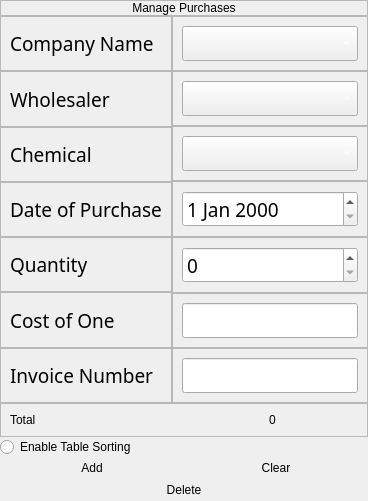
                  <widget class="QFrame" name="frame_38">
                   <property name="sizePolicy">
                    <sizepolicy hsizetype="Fixed" vsizetype="Expanding">
                     <horstretch>0</horstretch>
                     <verstretch>0</verstretch>
                    </sizepolicy>
                   </property>
                   <property name="frameShape">
                    <enum>QFrame::NoFrame</enum>
                   </property>
                   <property name="frameShadow">
                    <enum>QFrame::Plain</enum>
                   </property>
                   <layout class="QVBoxLayout" name="verticalLayout_39">
                    <property name="spacing">
                     <number>0</number>
                    </property>
                    <property name="leftMargin">
                     <number>0</number>
                    </property>
                    <property name="topMargin">
                     <number>0</number>
                    </property>
                    <property name="rightMargin">
                     <number>0</number>
                    </property>
                    <property name="bottomMargin">
                     <number>0</number>
                    </property>
                    <item>
                     <widget class="QFrame" name="frame_39">
                      <property name="sizePolicy">
                       <sizepolicy hsizetype="Preferred" vsizetype="Fixed">
                        <horstretch>0</horstretch>
                        <verstretch>0</verstretch>
                       </sizepolicy>
                      </property>
                      <property name="frameShape">
                       <enum>QFrame::StyledPanel</enum>
                      </property>
                      <property name="frameShadow">
                       <enum>QFrame::Raised</enum>
                      </property>
                      <layout class="QVBoxLayout" name="verticalLayout_18">
                       <property name="spacing">
                        <number>0</number>
                       </property>
                       <property name="leftMargin">
                        <number>0</number>
                       </property>
                       <property name="topMargin">
                        <number>0</number>
                       </property>
                       <property name="rightMargin">
                        <number>0</number>
                       </property>
                       <property name="bottomMargin">
                        <number>0</number>
                       </property>
                       <item alignment="Qt::AlignTop">
                        <widget class="QLabel" name="label_17">
                         <property name="styleSheet">
                          <string notr="true">font: 16pt &quot;Century Gothic&quot;;</string>
                         </property>
                         <property name="text">
                          <string>Manage Purchases</string>
                         </property>
                         <property name="alignment">
                          <set>Qt::AlignCenter</set>
                         </property>
                        </widget>
                       </item>
                      </layout>
                     </widget>
                    </item>
                    <item>
                     <widget class="QFrame" name="frame_40">
                      <property name="sizePolicy">
                       <sizepolicy hsizetype="Fixed" vsizetype="Fixed">
                        <horstretch>0</horstretch>
                        <verstretch>0</verstretch>
                       </sizepolicy>
                      </property>
                      <property name="font">
                       <font>
                        <family>Century Gothic</family>
                        <pointsize>14</pointsize>
                       </font>
                      </property>
                      <property name="autoFillBackground">
                       <bool>false</bool>
                      </property>
                      <property name="frameShape">
                       <enum>QFrame::NoFrame</enum>
                      </property>
                      <property name="frameShadow">
                       <enum>QFrame::Plain</enum>
                      </property>
                      <layout class="QHBoxLayout" name="horizontalLayout_8" stretch="0,0">
                       <property name="spacing">
                        <number>0</number>
                       </property>
                       <property name="sizeConstraint">
                        <enum>QLayout::SetDefaultConstraint</enum>
                       </property>
                       <property name="leftMargin">
                        <number>0</number>
                       </property>
                       <property name="topMargin">
                        <number>0</number>
                       </property>
                       <property name="rightMargin">
                        <number>0</number>
                       </property>
                       <property name="bottomMargin">
                        <number>0</number>
                       </property>
                       <item>
                        <widget class="QFrame" name="frame_41">
                         <property name="frameShape">
                          <enum>QFrame::NoFrame</enum>
                         </property>
                         <property name="frameShadow">
                          <enum>QFrame::Plain</enum>
                         </property>
                         <layout class="QVBoxLayout" name="verticalLayout_19">
                          <property name="spacing">
                           <number>0</number>
                          </property>
                          <property name="leftMargin">
                           <number>0</number>
                          </property>
                          <property name="topMargin">
                           <number>0</number>
                          </property>
                          <property name="rightMargin">
                           <number>0</number>
                          </property>
                          <property name="bottomMargin">
                           <number>0</number>
                          </property>
                          <item>
                           <widget class="QFrame" name="frame_49">
                            <property name="frameShape">
                             <enum>QFrame::StyledPanel</enum>
                            </property>
                            <property name="frameShadow">
                             <enum>QFrame::Raised</enum>
                            </property>
                            <layout class="QVBoxLayout" name="verticalLayout_47">
                             <item>
                              <widget class="QLabel" name="label_25">
                               <property name="styleSheet">
                                <string notr="true">font: 12pt &quot;Century Gothic&quot;;
</string>
                               </property>
                               <property name="text">
                                <string>Company Name</string>
                               </property>
                              </widget>
                             </item>
                            </layout>
                           </widget>
                          </item>
                          <item>
                           <widget class="QFrame" name="frame_217">
                            <property name="frameShape">
                             <enum>QFrame::StyledPanel</enum>
                            </property>
                            <property name="frameShadow">
                             <enum>QFrame::Raised</enum>
                            </property>
                            <layout class="QVBoxLayout" name="verticalLayout_177">
                             <item>
                              <widget class="QLabel" name="label_76">
                               <property name="styleSheet">
                                <string notr="true">font: 12pt &quot;Century Gothic&quot;;
</string>
                               </property>
                               <property name="text">
                                <string>Wholesaler</string>
                               </property>
                              </widget>
                             </item>
                            </layout>
                           </widget>
                          </item>
                          <item>
                           <widget class="QFrame" name="frame_42">
                            <property name="styleSheet">
                             <string notr="true">font: 16pt &quot;Century Gothic&quot;;</string>
                            </property>
                            <property name="frameShape">
                             <enum>QFrame::StyledPanel</enum>
                            </property>
                            <property name="frameShadow">
                             <enum>QFrame::Raised</enum>
                            </property>
                            <layout class="QVBoxLayout" name="verticalLayout_40">
                             <item>
                              <widget class="QLabel" name="label_18">
                               <property name="styleSheet">
                                <string notr="true">font: 12pt &quot;Century Gothic&quot;;
</string>
                               </property>
                               <property name="text">
                                <string>Chemical</string>
                               </property>
                              </widget>
                             </item>
                            </layout>
                           </widget>
                          </item>
                          <item>
                           <widget class="QFrame" name="frame_43">
                            <property name="frameShape">
                             <enum>QFrame::StyledPanel</enum>
                            </property>
                            <property name="frameShadow">
                             <enum>QFrame::Raised</enum>
                            </property>
                            <layout class="QVBoxLayout" name="verticalLayout_41">
                             <item>
                              <widget class="QLabel" name="label_19">
                               <property name="styleSheet">
                                <string notr="true">font: 12pt &quot;Century Gothic&quot;;
</string>
                               </property>
                               <property name="text">
                                <string>Date of Purchase</string>
                               </property>
                              </widget>
                             </item>
                            </layout>
                           </widget>
                          </item>
                          <item>
                           <widget class="QFrame" name="frame_44">
                            <property name="frameShape">
                             <enum>QFrame::StyledPanel</enum>
                            </property>
                            <property name="frameShadow">
                             <enum>QFrame::Raised</enum>
                            </property>
                            <layout class="QVBoxLayout" name="verticalLayout_42">
                             <item>
                              <widget class="QLabel" name="label_20">
                               <property name="styleSheet">
                                <string notr="true">font: 12pt &quot;Century Gothic&quot;;
</string>
                               </property>
                               <property name="text">
                                <string>Quantity</string>
                               </property>
                              </widget>
                             </item>
                            </layout>
                           </widget>
                          </item>
                          <item>
                           <widget class="QFrame" name="frame_45">
                            <property name="frameShape">
                             <enum>QFrame::StyledPanel</enum>
                            </property>
                            <property name="frameShadow">
                             <enum>QFrame::Raised</enum>
                            </property>
                            <layout class="QVBoxLayout" name="verticalLayout_43">
                             <item>
                              <widget class="QLabel" name="label_21">
                               <property name="styleSheet">
                                <string notr="true">font: 12pt &quot;Century Gothic&quot;;
</string>
                               </property>
                               <property name="text">
                                <string>Cost of One </string>
                               </property>
                              </widget>
                             </item>
                            </layout>
                           </widget>
                          </item>
                          <item>
                           <widget class="QFrame" name="frame_46">
                            <property name="frameShape">
                             <enum>QFrame::StyledPanel</enum>
                            </property>
                            <property name="frameShadow">
                             <enum>QFrame::Raised</enum>
                            </property>
                            <layout class="QVBoxLayout" name="verticalLayout_44">
                             <item>
                              <widget class="QLabel" name="label_22">
                               <property name="styleSheet">
                                <string notr="true">font: 12pt &quot;Century Gothic&quot;;
</string>
                               </property>
                               <property name="text">
                                <string>Invoice Number</string>
                               </property>
                              </widget>
                             </item>
                            </layout>
                           </widget>
                          </item>
                         </layout>
                        </widget>
                       </item>
                       <item>
                        <widget class="QFrame" name="frame_50">
                         <property name="frameShape">
                          <enum>QFrame::NoFrame</enum>
                         </property>
                         <property name="frameShadow">
                          <enum>QFrame::Plain</enum>
                         </property>
                         <layout class="QVBoxLayout" name="verticalLayout_48">
                          <property name="spacing">
                           <number>0</number>
                          </property>
                          <property name="leftMargin">
                           <number>0</number>
                          </property>
                          <property name="topMargin">
                           <number>0</number>
                          </property>
                          <property name="rightMargin">
                           <number>0</number>
                          </property>
                          <property name="bottomMargin">
                           <number>0</number>
                          </property>
                          <item>
                           <widget class="QFrame" name="frame_60">
                            <property name="frameShape">
                             <enum>QFrame::StyledPanel</enum>
                            </property>
                            <property name="frameShadow">
                             <enum>QFrame::Raised</enum>
                            </property>
                            <layout class="QVBoxLayout" name="verticalLayout_56">
                             <item>
                              <widget class="QComboBox" name="purchaases_wholesaler__combo">
                               <property name="cursor">
                                <cursorShape>PointingHandCursor</cursorShape>
                               </property>
                               <property name="styleSheet">
                                <string notr="true">font: 10pt &quot;Century Gothic&quot;;
color: rgb(255, 255, 255);</string>
                               </property>
                              </widget>
                             </item>
                            </layout>
                           </widget>
                          </item>
                          <item>
                           <widget class="QFrame" name="frame_243">
                            <property name="frameShape">
                             <enum>QFrame::StyledPanel</enum>
                            </property>
                            <property name="frameShadow">
                             <enum>QFrame::Raised</enum>
                            </property>
                            <layout class="QVBoxLayout" name="verticalLayout_178">
                             <item>
                              <widget class="QComboBox" name="purchaases_wholesaler__combo_2">
                               <property name="cursor">
                                <cursorShape>PointingHandCursor</cursorShape>
                               </property>
                               <property name="styleSheet">
                                <string notr="true">font: 10pt &quot;Century Gothic&quot;;
color: rgb(255, 255, 255);</string>
                               </property>
                              </widget>
                             </item>
                            </layout>
                           </widget>
                          </item>
                          <item alignment="Qt::AlignVCenter">
                           <widget class="QFrame" name="frame_51">
                            <property name="frameShape">
                             <enum>QFrame::StyledPanel</enum>
                            </property>
                            <property name="frameShadow">
                             <enum>QFrame::Raised</enum>
                            </property>
                            <layout class="QVBoxLayout" name="verticalLayout_49">
                             <item>
                              <widget class="QComboBox" name="purchases_chemical_combo">
                               <property name="cursor">
                                <cursorShape>PointingHandCursor</cursorShape>
                               </property>
                               <property name="styleSheet">
                                <string notr="true">font: 10pt &quot;Century Gothic&quot;;
color: rgb(255, 255, 255);</string>
                               </property>
                              </widget>
                             </item>
                            </layout>
                           </widget>
                          </item>
                          <item>
                           <widget class="QFrame" name="frame_52">
                            <property name="frameShape">
                             <enum>QFrame::StyledPanel</enum>
                            </property>
                            <property name="frameShadow">
                             <enum>QFrame::Raised</enum>
                            </property>
                            <layout class="QVBoxLayout" name="verticalLayout_50">
                             <item>
                              <widget class="QDateEdit" name="purchase_date"/>
                             </item>
                            </layout>
                           </widget>
                          </item>
                          <item>
                           <widget class="QFrame" name="frame_53">
                            <property name="frameShape">
                             <enum>QFrame::StyledPanel</enum>
                            </property>
                            <property name="frameShadow">
                             <enum>QFrame::Raised</enum>
                            </property>
                            <layout class="QVBoxLayout" name="verticalLayout_51">
                             <item>
                              <widget class="QSpinBox" name="purchases_quantity">
                               <property name="maximum">
                                <number>1000</number>
                               </property>
                              </widget>
                             </item>
                            </layout>
                           </widget>
                          </item>
                          <item>
                           <widget class="QFrame" name="frame_54">
                            <property name="frameShape">
                             <enum>QFrame::StyledPanel</enum>
                            </property>
                            <property name="frameShadow">
                             <enum>QFrame::Raised</enum>
                            </property>
                            <layout class="QVBoxLayout" name="verticalLayout_52">
                             <item>
                              <widget class="QLineEdit" name="purchases_cost_of_one">
                               <property name="sizePolicy">
                                <sizepolicy hsizetype="Preferred" vsizetype="Fixed">
                                 <horstretch>0</horstretch>
                                 <verstretch>0</verstretch>
                                </sizepolicy>
                               </property>
                               <property name="placeholderText">
                                <string/>
                               </property>
                              </widget>
                             </item>
                            </layout>
                           </widget>
                          </item>
                          <item>
                           <widget class="QFrame" name="frame_55">
                            <property name="frameShape">
                             <enum>QFrame::StyledPanel</enum>
                            </property>
                            <property name="frameShadow">
                             <enum>QFrame::Raised</enum>
                            </property>
                            <layout class="QVBoxLayout" name="verticalLayout_53">
                             <item>
                              <widget class="QLineEdit" name="purchases_invoice_number">
                               <property name="sizePolicy">
                                <sizepolicy hsizetype="Preferred" vsizetype="Fixed">
                                 <horstretch>0</horstretch>
                                 <verstretch>0</verstretch>
                                </sizepolicy>
                               </property>
                               <property name="placeholderText">
                                <string/>
                               </property>
                              </widget>
                             </item>
                            </layout>
                           </widget>
                          </item>
                         </layout>
                        </widget>
                       </item>
                      </layout>
                     </widget>
                    </item>
                    <item alignment="Qt::AlignTop">
                     <widget class="QFrame" name="frame_156">
                      <property name="frameShape">
                       <enum>QFrame::StyledPanel</enum>
                      </property>
                      <property name="frameShadow">
                       <enum>QFrame::Raised</enum>
                      </property>
                      <layout class="QHBoxLayout" name="horizontalLayout_51">
                       <item>
                        <widget class="QLabel" name="label_85">
                         <property name="styleSheet">
                          <string notr="true">font: 12pt &quot;Century Gothic&quot;;
</string>
                         </property>
                         <property name="text">
                          <string>Total</string>
                         </property>
                        </widget>
                       </item>
                       <item>
                        <widget class="QLabel" name="purchases_total">
                         <property name="styleSheet">
                          <string notr="true">font: 12pt &quot;Century Gothic&quot;;
</string>
                         </property>
                         <property name="text">
                          <string>0</string>
                         </property>
                         <property name="alignment">
                          <set>Qt::AlignCenter</set>
                         </property>
                        </widget>
                       </item>
                      </layout>
                     </widget>
                    </item>
                    <item alignment="Qt::AlignTop">
                     <widget class="QRadioButton" name="Purchase_RadioButton">
                      <property name="styleSheet">
                       <string notr="true">font: 12pt &quot;Century Gothic&quot;;
</string>
                      </property>
                      <property name="text">
                       <string>Enable Table Sorting</string>
                      </property>
                     </widget>
                    </item>
                    <item>
                     <widget class="QFrame" name="frame_61">
                      <property name="sizePolicy">
                       <sizepolicy hsizetype="Preferred" vsizetype="Preferred">
                        <horstretch>0</horstretch>
                        <verstretch>0</verstretch>
                       </sizepolicy>
                      </property>
                      <property name="frameShape">
                       <enum>QFrame::NoFrame</enum>
                      </property>
                      <property name="frameShadow">
                       <enum>QFrame::Plain</enum>
                      </property>
                      <layout class="QGridLayout" name="gridLayout_2">
                       <property name="leftMargin">
                        <number>0</number>
                       </property>
                       <property name="topMargin">
                        <number>0</number>
                       </property>
                       <property name="rightMargin">
                        <number>0</number>
                       </property>
                       <property name="bottomMargin">
                        <number>0</number>
                       </property>
                       <property name="spacing">
                        <number>0</number>
                       </property>
                       <item row="1" column="0">
                        <widget class="QPushButton" name="purchases_add_btn">
                         <property name="cursor">
                          <cursorShape>PointingHandCursor</cursorShape>
                         </property>
                         <property name="styleSheet">
                          <string notr="true">font: 16pt &quot;Century Gothic&quot;;</string>
                         </property>
                         <property name="text">
                          <string>Add</string>
                         </property>
                         <property name="flat">
                          <bool>true</bool>
                         </property>
                        </widget>
                       </item>
                       <item row="1" column="1">
                        <widget class="QPushButton" name="purchases_clear_btn">
                         <property name="cursor">
                          <cursorShape>PointingHandCursor</cursorShape>
                         </property>
                         <property name="styleSheet">
                          <string notr="true">font: 16pt &quot;Century Gothic&quot;;</string>
                         </property>
                         <property name="text">
                          <string>Clear</string>
                         </property>
                         <property name="flat">
                          <bool>true</bool>
                         </property>
                        </widget>
                       </item>
                       <item row="2" column="0" colspan="2">
                        <widget class="QPushButton" name="purchases_delete_btn">
                         <property name="sizePolicy">
                          <sizepolicy hsizetype="Preferred" vsizetype="Fixed">
                           <horstretch>0</horstretch>
                           <verstretch>0</verstretch>
                          </sizepolicy>
                         </property>
                         <property name="cursor">
                          <cursorShape>PointingHandCursor</cursorShape>
                         </property>
                         <property name="styleSheet">
                          <string notr="true">font: 16pt &quot;Century Gothic&quot;;</string>
                         </property>
                         <property name="text">
                          <string>Delete</string>
                         </property>
                         <property name="flat">
                          <bool>true</bool>
                         </property>
                        </widget>
                       </item>
                      </layout>
                     </widget>
                    </item>
                   </layout>
                  </widget>
